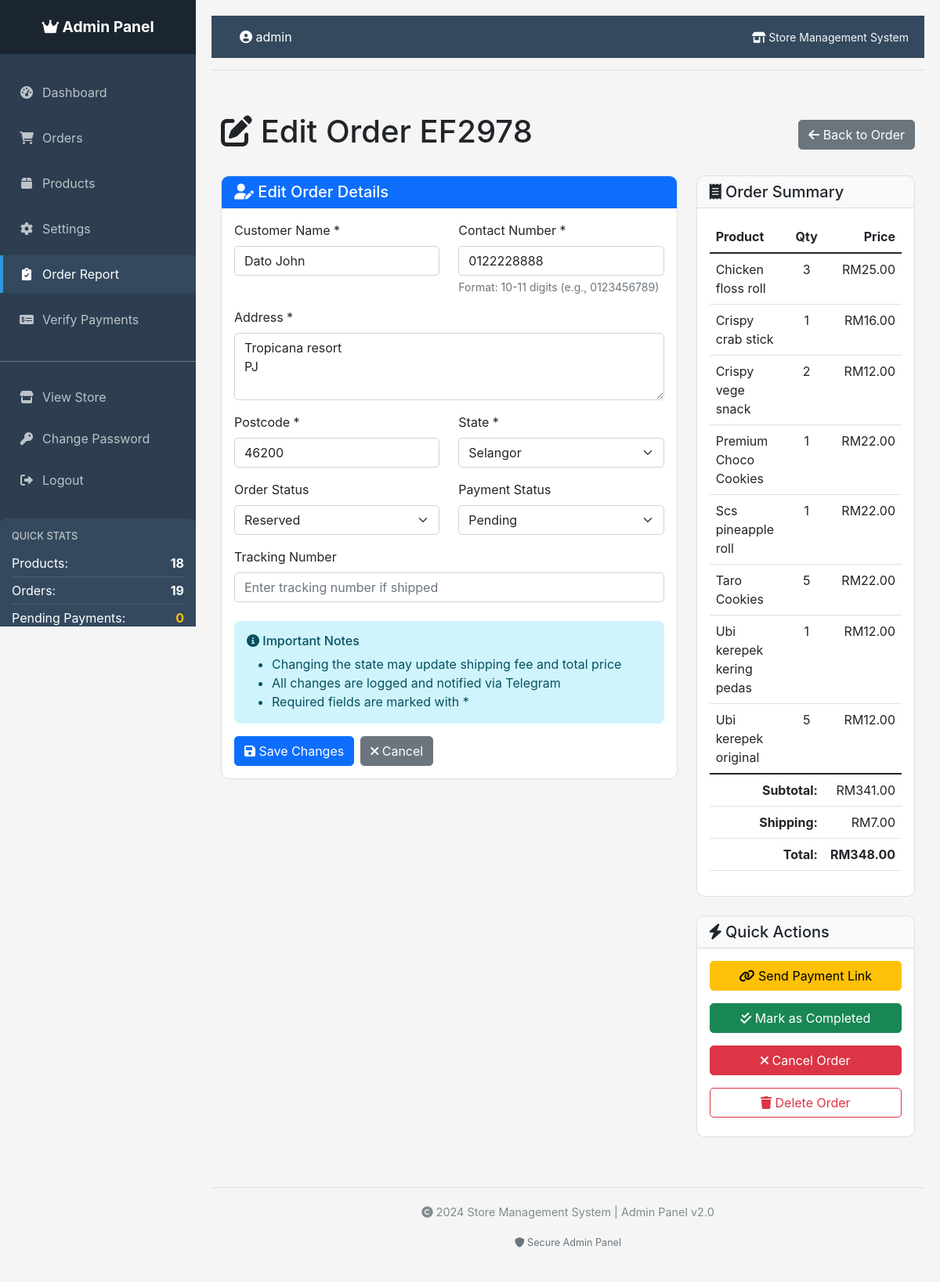
Page /admin/orders/edit/EF2978 (signed in) on the committed database.
### tables this page shows
CREATE TABLE orders (
            id INTEGER PRIMARY KEY AUTOINCREMENT,
            order_id TEXT UNIQUE NOT NULL,
            customer_name TEXT NOT NULL,
            total_price REAL NOT NULL,
            shipping_fee REAL NOT NULL,
            address TEXT NOT NULL,
            postcode TEXT NOT NULL,
            state TEXT NOT NULL,
            region TEXT NOT NULL,
            status TEXT DEFAULT 'pending',
            created_at TIMESTAMP DEFAULT CURRENT_TIMESTAMP
        , contact_number TEXT, payment_method TEXT, payment_status TEXT DEFAULT "pending", payment_receipt TEXT, payment_verified BOOLEAN DEFAULT 0, payment_verified_at TIMESTAMP, payment_verified_by TEXT, tracking_number TEXT, updated_at TIMESTAMP);

CREATE TABLE order_items (
            id INTEGER PRIMARY KEY AUTOINCREMENT,
            order_id TEXT NOT NULL,
            product_id INTEGER NOT NULL,
            product_name TEXT NOT NULL,
            quantity INTEGER NOT NULL,
            price REAL NOT NULL,
            weight REAL NOT NULL,
            FOREIGN KEY (order_id) REFERENCES orders (order_id),
            FOREIGN KEY (product_id) REFERENCES products (id)
        );

### app.py (the view, shortened to what this page needs)
@app.route('/admin/orders/edit/<order_id>', methods=['GET', 'POST'])
@admin_required
def edit_order(order_id):
    order = g.conn.execute('SELECT * FROM orders WHERE order_id = ?', (order_id,)).fetchone()
    if not order:
        return redirect(url_for('admin_orders'))
    items = g.conn.execute('SELECT * FROM order_items WHERE order_id = ?', (order_id,)).fetchall()
    return render_template('edit_order.html',
                         order=order,
                         items=items,
                         states=STATE_REGIONS['west'] + STATE_REGIONS['east'])

### app.py (called while the page is built)
def get_db_connection():
    conn = sqlite3.connect(app.config['DATABASE'])
    conn.row_factory = sqlite3.Row
    return conn

@app.before_request
def before_request():
    g.conn = get_db_connection()

@app.teardown_request
def teardown_request(exception):
    if hasattr(g, 'conn'):
        g.conn.close()

def admin_required(f):
    @wraps(f)
    def decorated_function(*args, **kwargs):
        if 'admin_logged_in' not in session:
            return redirect(url_for('admin_login'))
        return f(*args, **kwargs)
    return decorated_function

@app.context_processor
def inject_pending_payments():
    if hasattr(g, 'conn'):
        pending_count = g.conn.execute(
            'SELECT COUNT(*) FROM orders WHERE payment_status = "pending_verification"'
        ).fetchone()[0]
        return dict(pending_payments=pending_count)
    return dict(pending_payments=0)

### templates/edit_order.html (shortened to what this page needs)
{% extends "admin_base.html" %}
{% block content %}
<div class="container-fluid py-4">
    <div class="d-flex justify-content-between align-items-center mb-4">
        <h1><i class="fas fa-edit"></i> Edit Order {{ order.order_id }}</h1>
        <a href="{{ url_for('order_details', order_id=order.order_id) }}" class="btn btn-secondary">
            <i class="fas fa-arrow-left"></i> Back to Order
        </a>
    </div>
    <div class="row">
        <div class="col-lg-8">
            <div class="card">
                <div class="card-header bg-primary text-white">
                    <h5 class="mb-0"><i class="fas fa-user-edit"></i> Edit Order Details</h5>
                </div>
                <div class="card-body">
                    <form method="POST">
                        <div class="row">
                            <div class="col-md-6 mb-3">
                                <label for="customer_name" class="form-label">Customer Name *</label>
                                <input type="text" class="form-control" id="customer_name"
                                       name="customer_name" value="{{ order.customer_name }}" required>
                            </div>
                            <div class="col-md-6 mb-3">
                                <label for="contact_number" class="form-label">Contact Number *</label>
                                <input type="tel" class="form-control" id="contact_number"
                                       name="contact_number" value="{{ order.contact_number }}" required
                                       pattern="[0-9]{10,11}" title="10-11 digit phone number">
                                <div class="form-text">Format: 10-11 digits (e.g., 0123456789)</div>
                            </div>
                        </div>
                        <div class="mb-3">
                            <label for="address" class="form-label">Address *</label>
                            <textarea class="form-control" id="address" name="address" rows="3" required>{{ order.address }}</textarea>
                        </div>
                        <div class="row">
                            <div class="col-md-6 mb-3">
                                <label for="postcode" class="form-label">Postcode *</label>
                                <input type="text" class="form-control" id="postcode"
                                       name="postcode" value="{{ order.postcode }}" required>
                            </div>
                            <div class="col-md-6 mb-3">
                                <label for="state" class="form-label">State *</label>
                                <select class="form-select" id="state" name="state" required>
                                    {% for state in states %}
                                    <option value="{{ state }}" {% if order.state == state %}selected{% endif %}>
                                        {{ state }}
                                    </option>
                                    {% endfor %}
                                </select>
                            </div>
                        </div>
                        <div class="row">
                            <div class="col-md-6 mb-3">
                                <label for="status" class="form-label">Order Status</label>
                                <select class="form-select" id="status" name="status">
                                    <option value="reserved" {% if order.status == 'reserved' %}selected{% endif %}>Reserved</option>
                                </select>
                            </div>
                            <div class="col-md-6 mb-3">
                                <label for="payment_status" class="form-label">Payment Status</label>
                                <select class="form-select" id="payment_status" name="payment_status">
                                    <option value="pending" {% if order.payment_status == 'pending' %}selected{% endif %}>Pending</option>
                                </select>
                            </div>
                        </div>
                        <div class="mb-4">
                            <label for="tracking_number" class="form-label">Tracking Number</label>
                            <input type="text" class="form-control" id="tracking_number"
                                   name="tracking_number" value="{{ order.tracking_number or '' }}"
                                   placeholder="Enter tracking number if shipped">
                        </div>
                        <div class="alert alert-info">
                            <h6><i class="fas fa-info-circle"></i> Important Notes</h6>
                            <ul class="mb-0">
                                <li>Changing the state may update shipping fee and total price</li>
                                <li>All changes are logged and notified via Telegram</li>
                                <li>Required fields are marked with *</li>
                            </ul>
                        </div>
                        <div class="d-flex gap-2">
                            <button type="submit" class="btn btn-primary">
                                <i class="fas fa-save"></i> Save Changes
                            </button>
                            <a href="{{ url_for('order_details', order_id=order.order_id) }}" class="btn btn-secondary">
                                <i class="fas fa-times"></i> Cancel
                            </a>
                        </div>
                    </form>
                </div>
            </div>
        </div>
        <div class="col-lg-4">
            <div class="card mb-4">
                <div class="card-header bg-light">
                    <h5 class="mb-0"><i class="fas fa-receipt"></i> Order Summary</h5>
                </div>
                <div class="card-body">
                    <div class="table-responsive">
                        <table class="table table-sm">
                            <thead>
                                <tr>
                                    <th>Product</th>
                                    <th class="text-center">Qty</th>
                                    <th class="text-end">Price</th>
                                </tr>
                            </thead>
                            <tbody>
                                {% for item in items %}
                                <tr>
                                    <td>{{ item.product_name }}</td>
                                    <td class="text-center">{{ item.quantity }}</td>
                                    <td class="text-end">RM{{ "%.2f"|format(item.price) }}</td>
                                </tr>
                                {% endfor %}
                            </tbody>
                            <tfoot>
                                <tr>
                                    <td colspan="2" class="text-end"><strong>Subtotal:</strong></td>
                                    <td class="text-end">RM{{ "%.2f"|format(order.total_price - order.shipping_fee) }}</td>
                                </tr>
                                <tr>
                                    <td colspan="2" class="text-end"><strong>Shipping:</strong></td>
                                    <td class="text-end">RM{{ "%.2f"|format(order.shipping_fee) }}</td>
                                </tr>
                                <tr>
                                    <td colspan="2" class="text-end"><strong>Total:</strong></td>
                                    <td class="text-end"><strong>RM{{ "%.2f"|format(order.total_price) }}</strong></td>
                                </tr>
                            </tfoot>
                        </table>
                    </div>
                </div>
            </div>
            <div class="card">
                <div class="card-header bg-light">
                    <h5 class="mb-0"><i class="fas fa-bolt"></i> Quick Actions</h5>
                </div>
                <div class="card-body">
                    <div class="d-grid gap-2">
                        <a href="{{ url_for('send_payment_link', order_id=order.order_id) }}"
                           class="btn btn-warning" target="_blank">
                            <i class="fas fa-link"></i> Send Payment Link
                        </a>
                        {% if order.status != 'completed' %}
                        <a href="{{ url_for('complete_order', order_id=order.order_id) }}"
                           class="btn btn-success"
                           onclick="return confirm('Mark order {{ order.order_id }} as completed?')">
                            <i class="fas fa-check-double"></i> Mark as Completed
                        </a>
                        {% endif %}
                        {% if order.status != 'cancelled' %}
                        <a href="{{ url_for('cancel_order', order_id=order.order_id) }}"
                           class="btn btn-danger"
                           onclick="return confirm('Cancel order {{ order.order_id }}? This cannot be undone.')">
                            <i class="fas fa-times"></i> Cancel Order
                        </a>
                        {% endif %}
                        <a href="{{ url_for('delete_order', order_id=order.order_id) }}"
                           class="btn btn-outline-danger"
                           onclick="return confirm('⚠️ DELETE ORDER {{ order.order_id }}?\\n\\nThis will permanently delete: \\n• Order details\\n• Order items\\n• Payment information\\n\\nThis action cannot be undone!')">
                            <i class="fas fa-trash"></i> Delete Order
                        </a>
                    </div>
                </div>
            </div>
        </div>
    </div>
</div>
{% endblock %}

### templates/admin_base.html (style rules this page uses)
body { font-family: -apple-system, BlinkMacSystemFont, 'Segoe UI', Roboto, Oxygen, Ubuntu, Cantarell, sans-serif; background-color: #f5f5f5; }
.alert { border: none; border-radius: 8px; }

### templates/edit_order.html (style rules this page uses)
.card { border-radius: 10px; overflow: hidden; }
.btn { border-radius: 5px; }
.table-sm th, .table-sm td { padding: 0.5rem; }
.alert { border-radius: 8px; border: none; }
.form-control, .form-select { border-radius: 5px; }
.d-grid.gap-2 .btn { margin-bottom: 0.5rem; }

### rows in the picture
orders: order_id "EF2978", customer_name "Dato John", contact_number "0122228888", address "Tropicana resort PJ", postcode "46200", state "Selangor", status "Reserved", payment_status "Pending", order.total_price-order.shipping_fee "341.00", shipping_fee "7.00", total_price "348.00"
order_items: product_name "Chicken floss roll", quantity "3", price "25.00"
order_items: product_name "Crispy crab stick", quantity "1", price "16.00"
order_items: product_name "Crispy vege snack", quantity "2", price "12.00"
order_items: product_name "Premium Choco Cookies", quantity "1", price "22.00"
order_items: product_name "Scs pineapple roll", quantity "1", price "22.00"
order_items: product_name "Taro Cookies", quantity "5", price "22.00"
order_items: product_name "Ubi kerepek kering pedas", quantity "1", price "12.00"
order_items: product_name "Ubi kerepek original", quantity "5", price "12.00"

### other values in the picture
{{ stats['product_count'] if stats else 0 }} "18"
{{ order_stats['order_count'] if order_stats else 0 }} "19"
{{ pending_stats['pending_count'] if pending_stats else 0 }} "0"
{{ session.get('admin_username', 'Admin') }} "admin"
